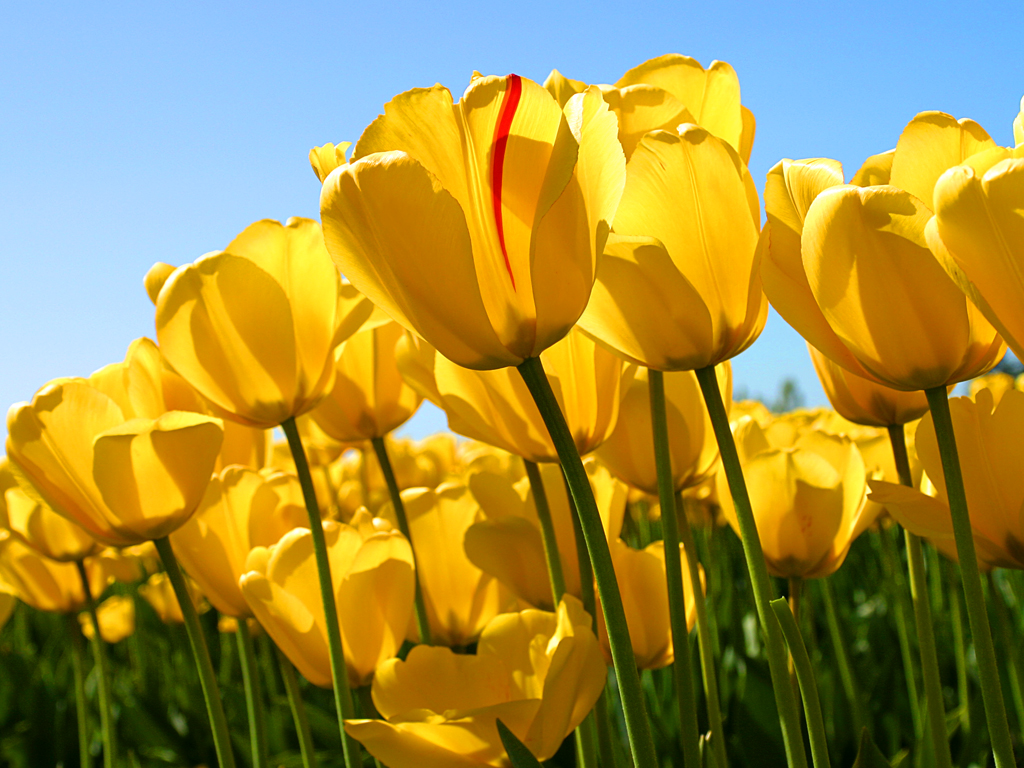
#> input picture ImageProcessing/Flower.jpg, 1024 x 768 px
$ python flower.py
#> lines starting #> are read from the running program, lines starting #| are printed output that depends on the picture
import cv2
import numpy as np

img = cv2.imread("Flower.jpg")
#> img is the input picture: shape (768, 1024, 3); mean B, G, R 66.7, 143.3, 161.3
cv2.imshow("Original", img)
cv2.waitKey(0)

B, G, R = cv2.split(img)
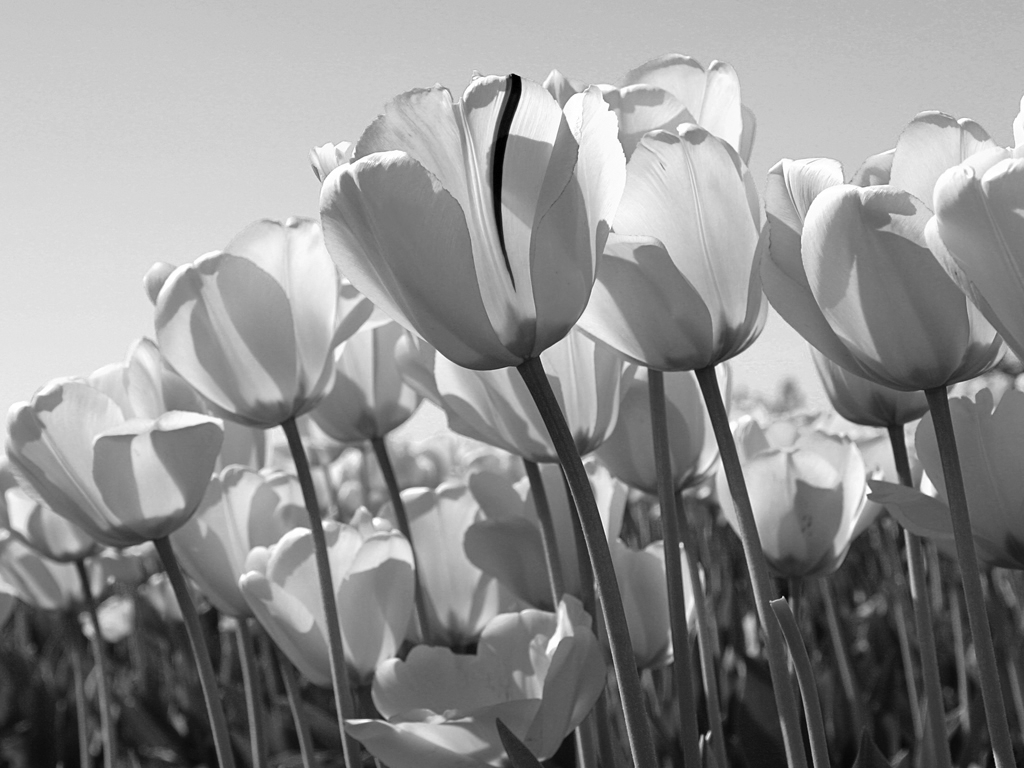
#> G: shape (768, 1024); min 0, max 255, mean 143.3
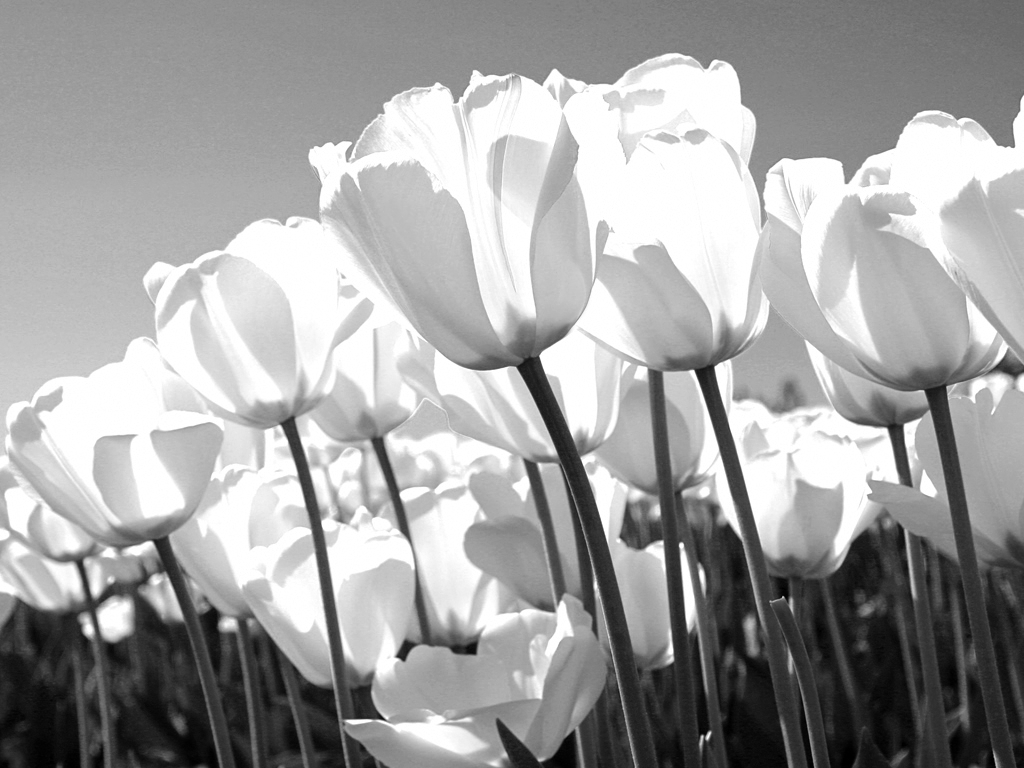
#> R: shape (768, 1024); min 0, max 255, mean 161.3
zeros = np.zeros(img.shape[:2], dtype=np.uint8)

cv2.imshow("Red", cv2.merge([zeros, zeros, R]))
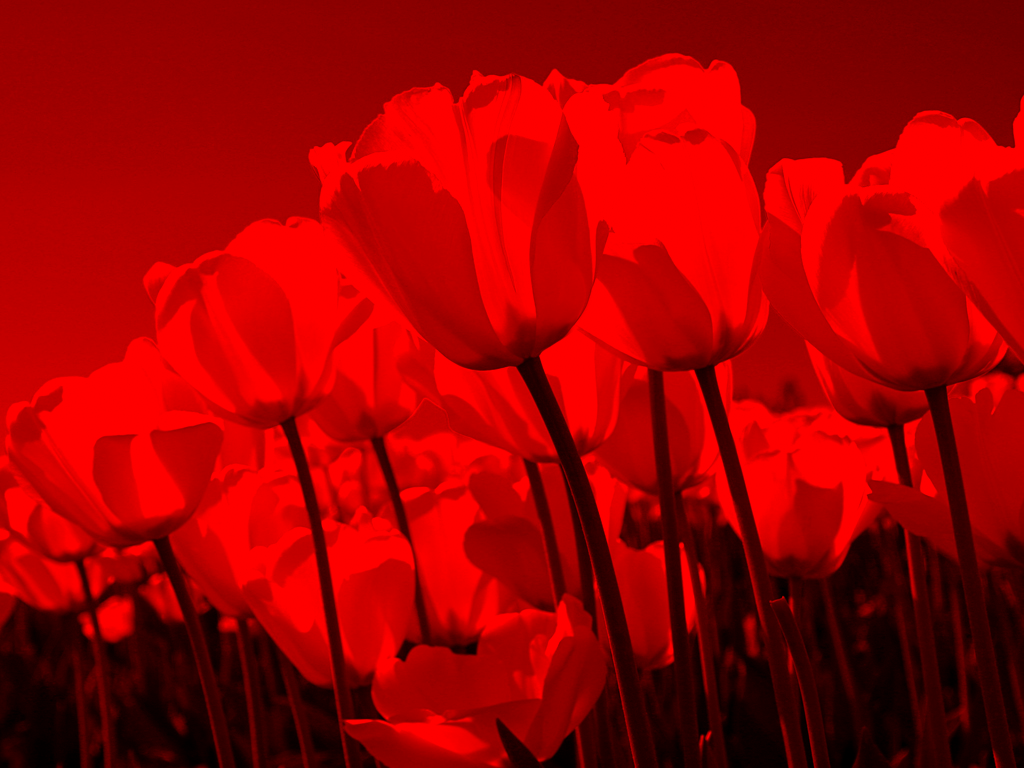
#> window 'Red': shape (768, 1024, 3); mean B, G, R 0, 0, 161.3
cv2.waitKey(0)
cv2.imshow("Green", cv2.merge([zeros, G, zeros]))
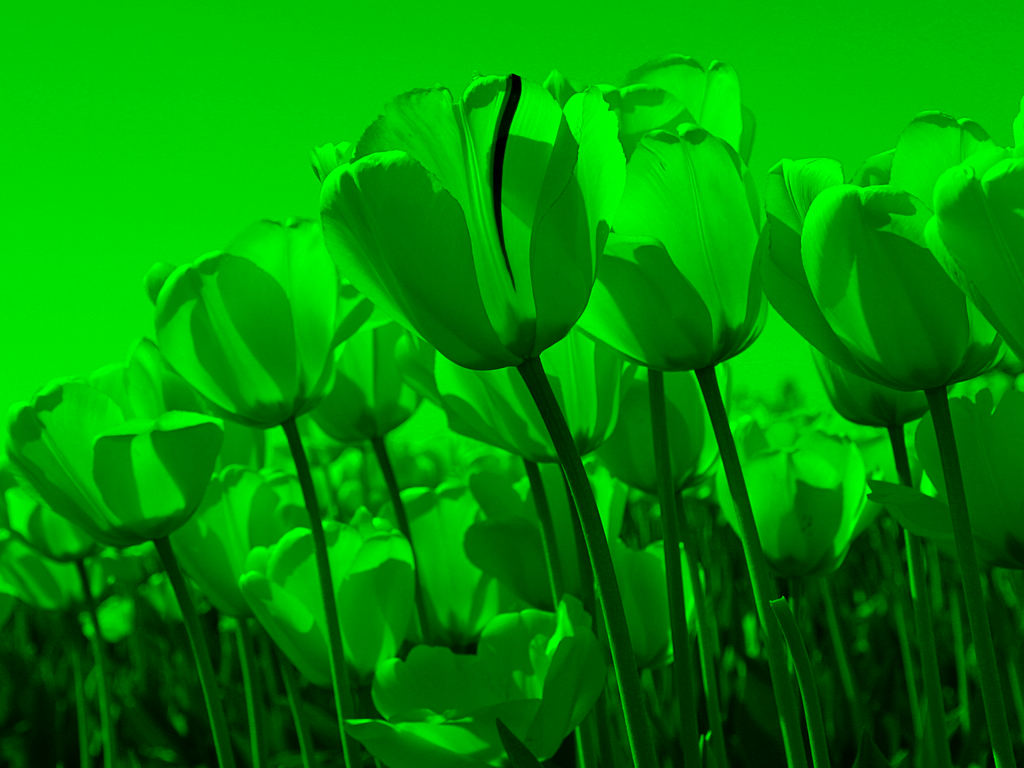
#> window 'Green': shape (768, 1024, 3); mean B, G, R 0, 143.3, 0
cv2.waitKey(0)
cv2.imshow("Blue", cv2.merge([B, zeros, zeros]))
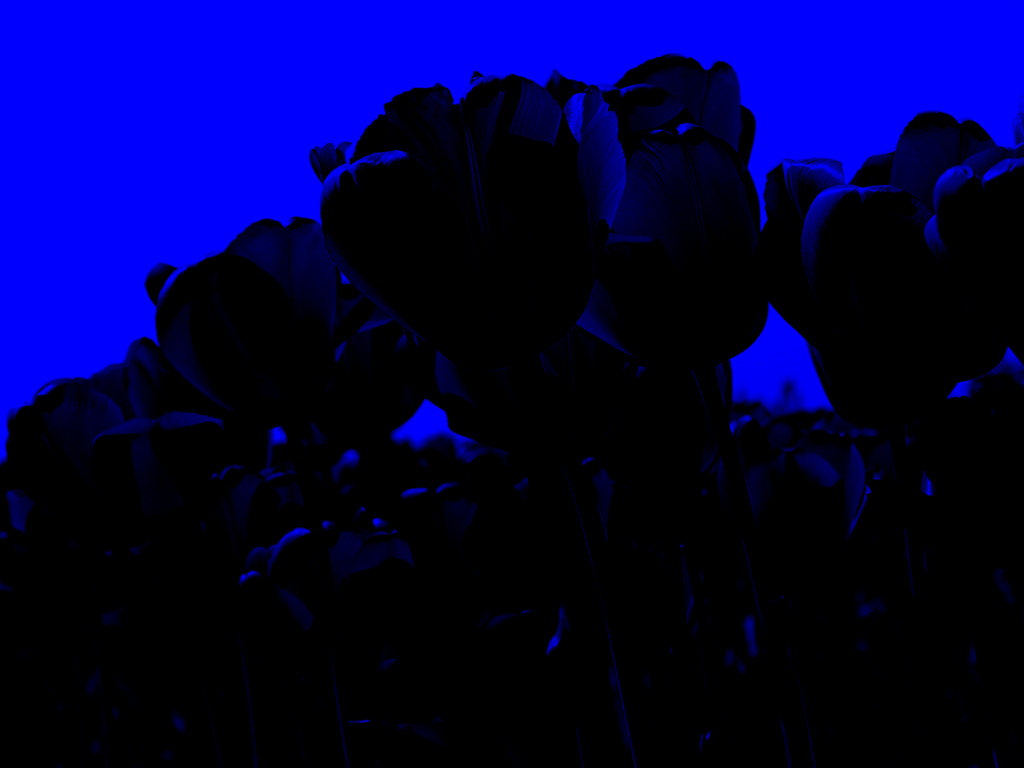
#> window 'Blue': shape (768, 1024, 3); mean B, G, R 66.7, 0, 0
cv2.waitKey(0)

cv2.destroyAllWindows()

$ run again, with ImageProcessing/Uncle_Roger.jpg copied over ImageProcessing/Flower.jpg
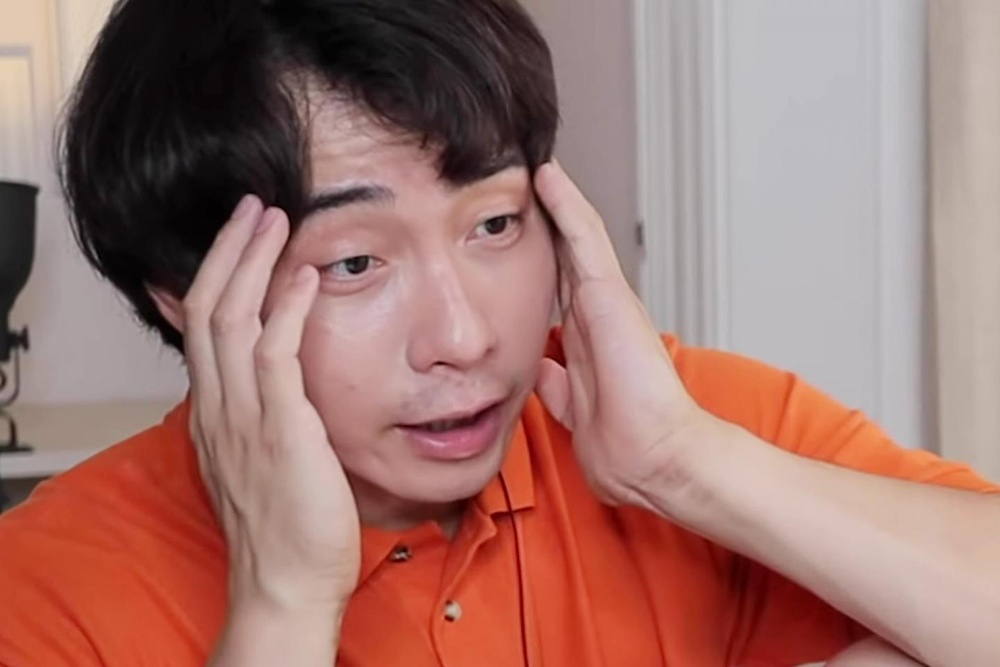
#> input picture ImageProcessing/Uncle_Roger.jpg, 1000 x 667 px, shrunk from 1440 x 960 before the run
#> img is the input picture: shape (667, 1000, 3); mean B, G, R 110.4, 117.2, 158.9
#> `cv2.imshow("Green", cv2.merge([zeros, G, zeros]))`:
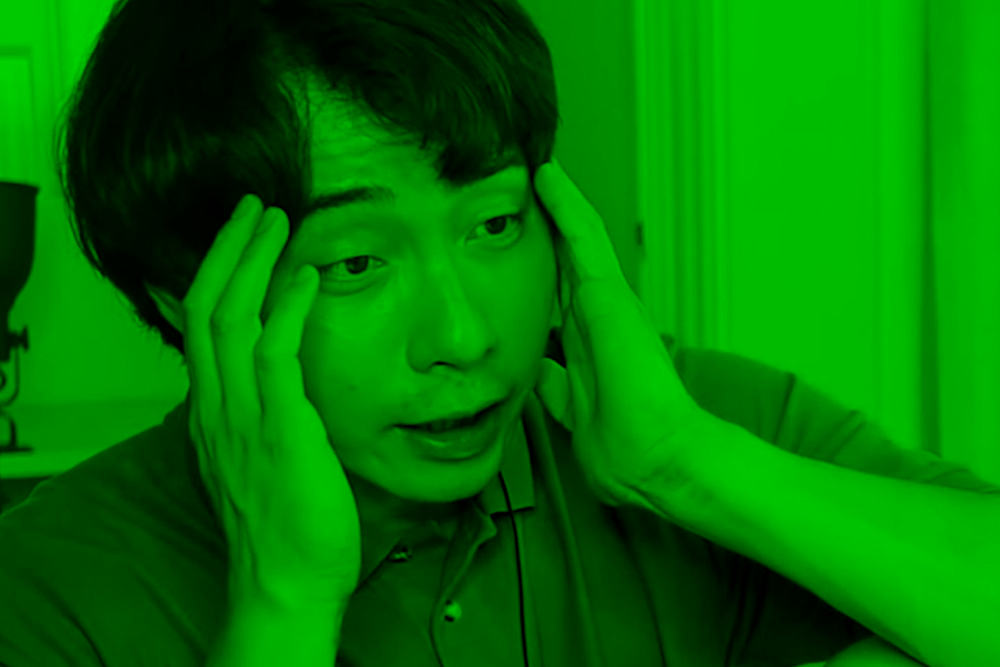
#> window 'Green': shape (667, 1000, 3); mean B, G, R 0, 117.2, 0
#> `cv2.imshow("Blue", cv2.merge([B, zeros, zeros]))`:
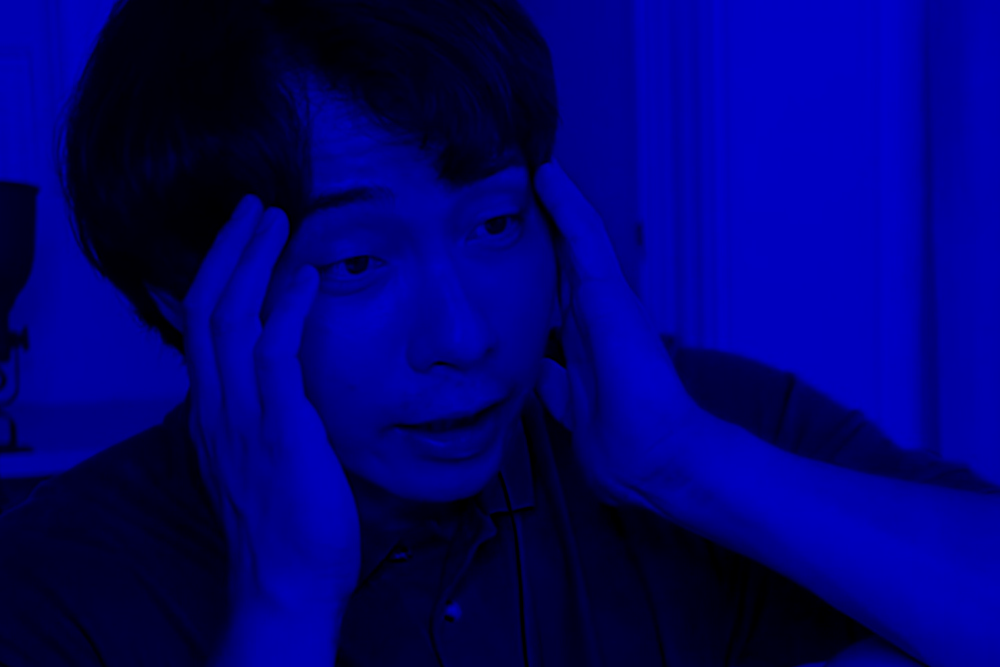
#> window 'Blue': shape (667, 1000, 3); mean B, G, R 110.4, 0, 0
